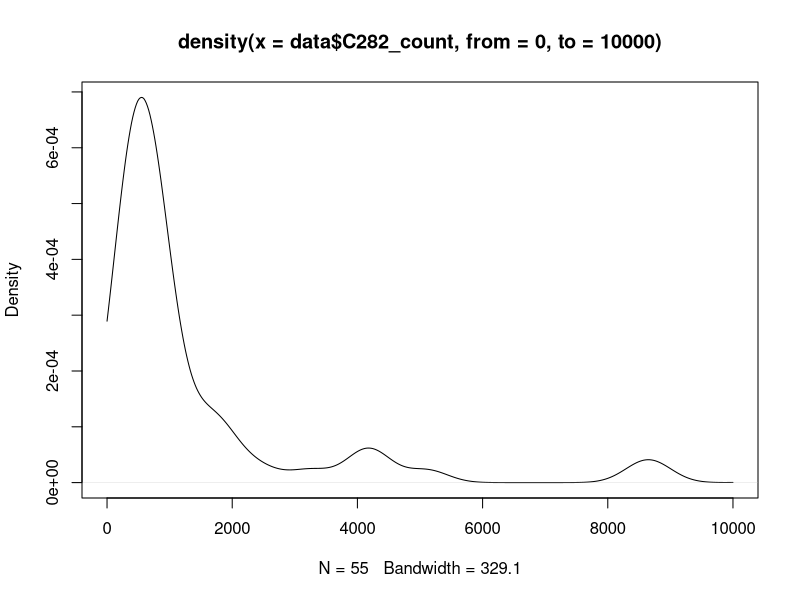
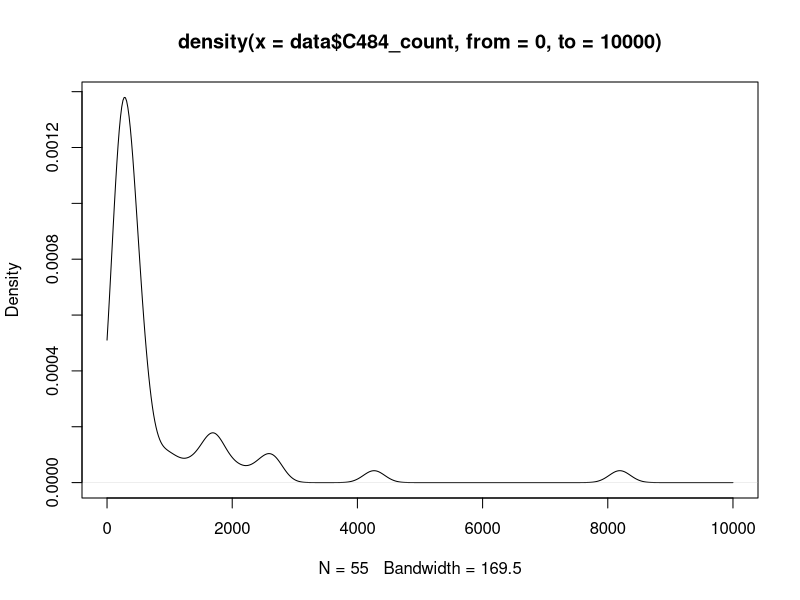
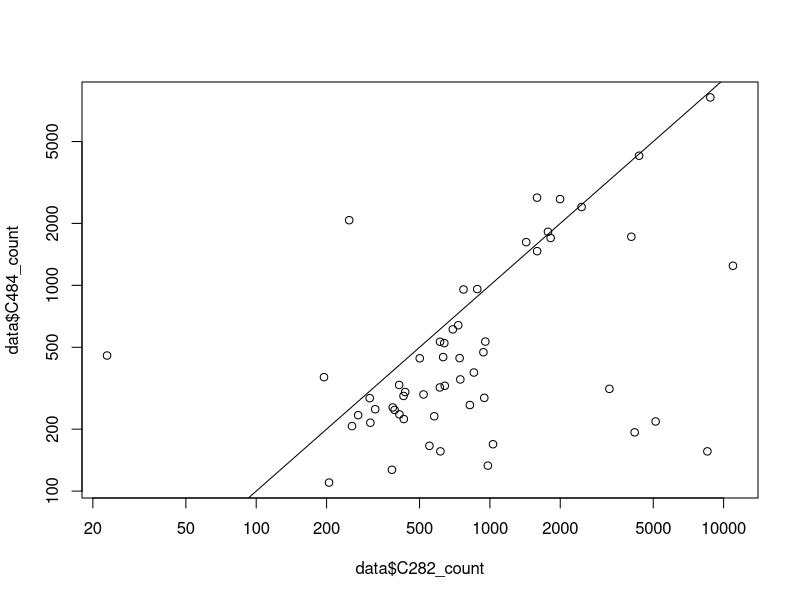
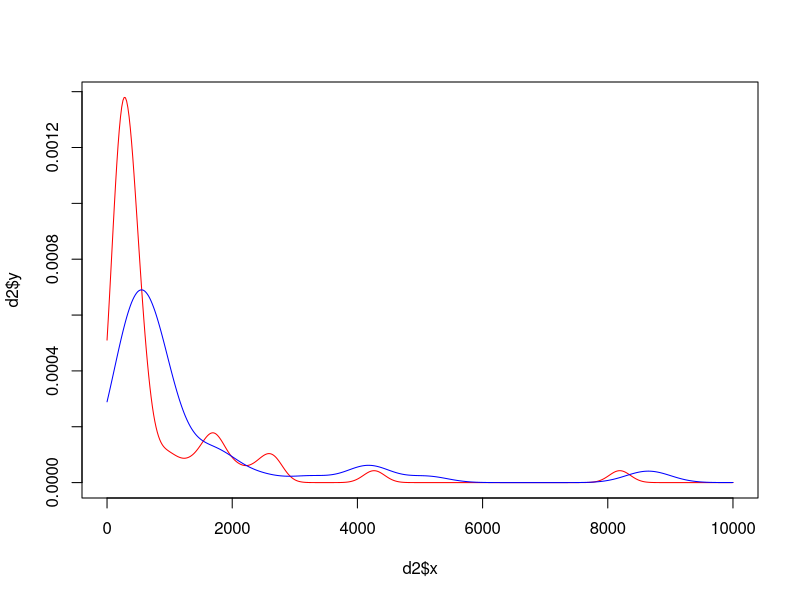
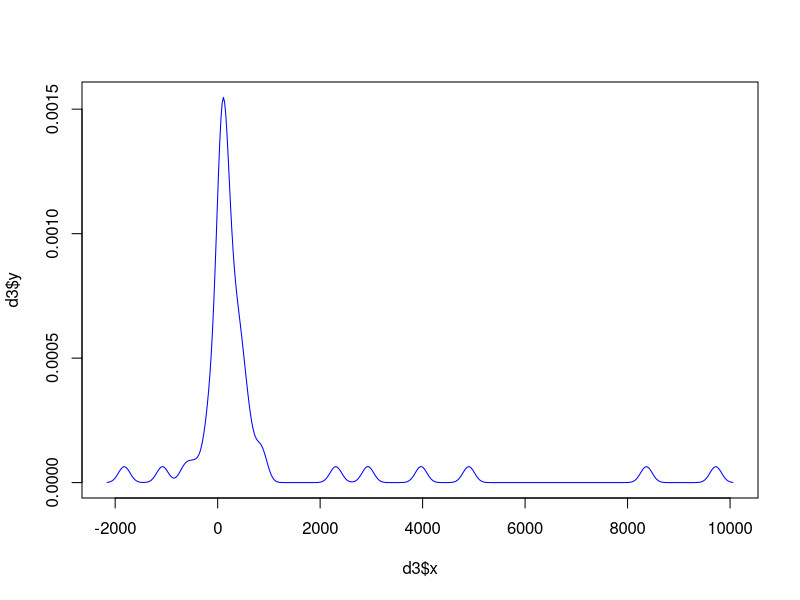

These charts were generated, in order, by the following R code:
# setwd( "/share/WilkeLab/work/dzd58/TCGA_Reanalysis/GBM_genomics/FIGURES/" )

# this script makes histograms of mutation frequency for the different data sets

# first load the data
data = read.table( "../FIGURE_DATA/unfiltered_WGS-WGA_counts.txt", header=T )

# density plot of C282
pdf( "../FIGURE_PDFS/unfiltered_C282_density.pdf" )
d1 = density( data$C282_count, from=0, to=10000 )
plot(d1)
dev.off()

# density plot of C484
pdf( "../FIGURE_PDFS/unfiltered_C484_density.pdf" )
d2 = density( data$C484_count, from=0, to=10000 )
plot(d2)
dev.off()

# plot of (paired) C282 against C484, with a line at 1 to see how things fall
# anything below the line is in line with the hypothesis, above is bad
pdf( "../FIGURE_PDFS/C282_v_C484.pdf" )
plot(data$C282_count, data$C484_count, log='xy')
abline(0,1)
dev.off()

# the two density plots on top of each other, to see what is going on
pdf( "../FIGURE_PDFS/unfiltered_C282_C484_density.pdf" )
plot( d2$x, d2$y, type='l', col='red')
lines( d1$x, d1$y, col='blue' )
dev.off()

# and finally, the differene: how much bigger is the one than the other?
pdf( "../FIGURE_PDFS/unfiltered_C282-C484.pdf" ) 
d3 = density( data$C282_count-data$C484_count )
plot( d3$x, d3$y, type='l', col='blue')
dev.off()





